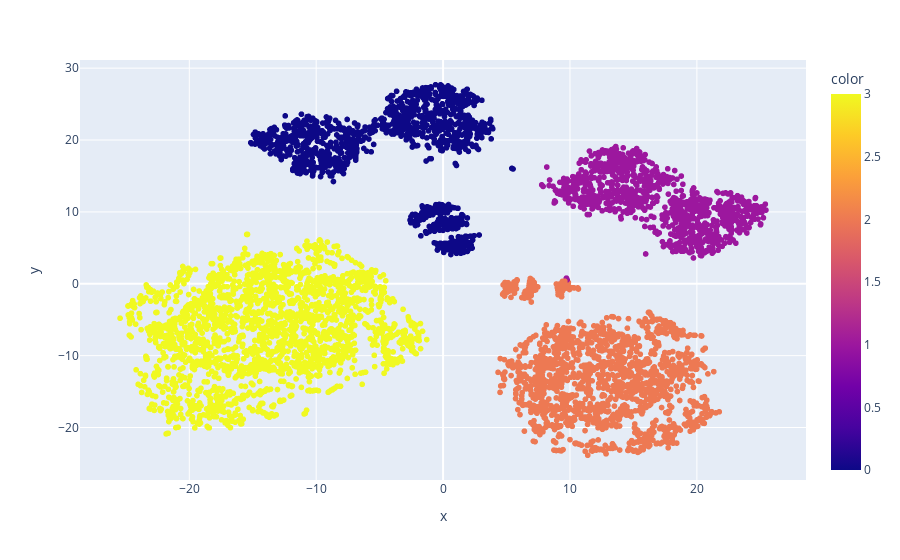

The code cell stored with this chart in its notebook:
### Code cell
ts = TSNE(
    perplexity=100, # Roughly the "size" of the clusters to look for (original paper
                   # recommends in the 5-50 range, but in general should be less than
                   # then number of points in your dataset
    learning_rate="auto",
    n_iter=500,
    init='pca',
).fit_transform(a4_data_df)

# Perform clustering on the t-SNE results
kmeans = KMeans(n_clusters=4, random_state=0)
labels = kmeans.fit_predict(ts)

fig = px.scatter(x=ts[:, 0], y=ts[:, 1], color=labels)
fig.show()

### Figure 1 — Plotly figure (JSON) as saved in the notebook; plotly's stock layout.template omitted (floating-point values rounded to 4 significant figures; data arrays with more than 128 entries replaced by an {"elided": "..."} marker saying what was removed)
{"data": [{"hovertemplate": "x=%{x}<br>y=%{y}<br>color=%{marker.color}<extra></extra>", "legendgroup": "", "marker": {"color": {"elided": "6170 int values"}, "coloraxis": "coloraxis", "symbol": "circle"}, "mode": "markers", "name": "", "showlegend": false, "type": "scattergl", "x": {"elided": "6170 float values"}, "xaxis": "x", "y": {"elided": "6170 float values"}, "yaxis": "y"}], "layout": {"coloraxis": {"colorbar": {"title": {"text": "color"}}, "colorscale": [[0, "#0d0887"], [0.1111, "#46039f"], [0.2222, "#7201a8"], [0.3333, "#9c179e"], [0.4444, "#bd3786"], [0.5556, "#d8576b"], [0.6667, "#ed7953"], [0.7778, "#fb9f3a"], [0.8889, "#fdca26"], [1, "#f0f921"]]}, "legend": {"tracegroupgap": 0}, "margin": {"t": 60}, "xaxis": {"anchor": "y", "domain": [0, 1], "title": {"text": "x"}}, "yaxis": {"anchor": "x", "domain": [0, 1], "title": {"text": "y"}}}}
